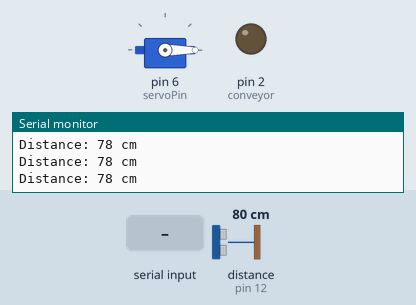
Simulated run of this sketch. Board: Arduino Uno, built with avr-gcc and run on an emulated ATmega328P. On the bench: servo, output pins drawn as LEDs (lit = HIGH), the last lines printed to the serial monitor. Wiring (inferred from the names in the program): ultrasonic range finder: trigger pin 13; echo pin 12. Inputs (shaded band) come from the test bench; at power-on: distance to the obstacle (sensor on pin 12) 80 cm. The echo pulse lasts 58.3 µs per cm; pins used as bus, display or sensor lines are not drawn.

Above: at 1.2 s.
1.3 s: "Red\n" received over Serial
At 1.9 s:
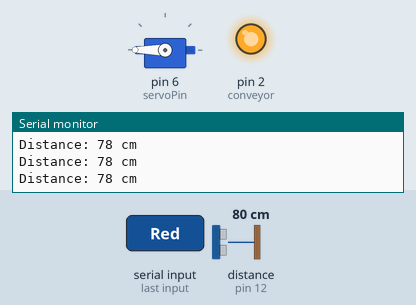
3.5 s: "Yellow\n" received over Serial
At 3.9 s:
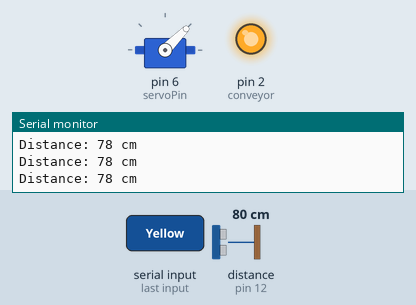
5.5 s: "Green\n" received over Serial
At 5.9 s:
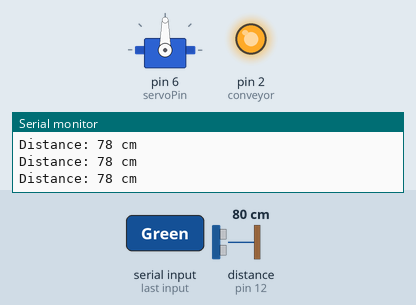
Timing chart, 0 to 8.5 s (numbered marks = the images above; inputs shaded):
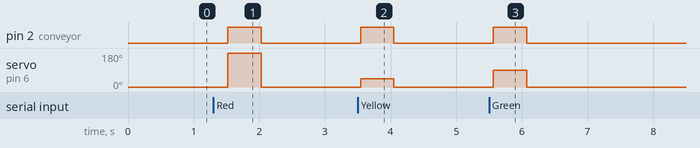

The sketch:

ciracore.ino
```cpp
#include <Servo.h>

// กำหนดพินสำหรับเซ็นเซอร์ Ultrasonic และ Servo
const int trigPin = 13;
const int echoPin = 12;
const int servoPin = 6;
int conveyor = 2;

Servo myServo;  // สร้างอ็อบเจกต์ servo

long duration;
int distance;

// กำหนดค่าระยะทางที่ต้องการเปิดปิดฝาถังขยะ
const int distanceThreshold = 8;  // หน่วยเป็นเซนติเมตร

void setup() {
  Serial.begin(115200);
  myServo.attach(servoPin);

  pinMode(13, OUTPUT);  // กำหนด pin 13 เป็น Output สำหรับควบคุม LED

  //conveyor
  pinMode(conveyor, OUTPUT);

  //ส่งสํญญาณคอนเวย์เยอร์
  digitalWrite(conveyor, 0);

  // ตั้งค่าพินสำหรับ ultrasonic
  pinMode(trigPin, OUTPUT);
  pinMode(echoPin, INPUT);

  // เริ่มต้น Servo และตั้งมุมเริ่มต้นที่ฝาปิด
  myServo.write(0);  // ตั้งให้ฝาปิด
}

void loop() {

  // ส่งสัญญาณเสียงออกจากเซ็นเซอร์
  digitalWrite(trigPin, LOW);
  delayMicroseconds(2);
  digitalWrite(trigPin, HIGH);
  delayMicroseconds(10);
  digitalWrite(trigPin, LOW);

  // รับสัญญาณเสียงกลับและคำนวณระยะทาง
  duration = pulseIn(echoPin, HIGH);
  distance = duration * 0.034 / 2;

  // แสดงระยะทางบน Serial Monitor
  Serial.print("Distance: ");
  Serial.print(distance);
  Serial.println(" cm");
  if (Serial.available() > 0) {
    String command = Serial.readStringUntil('\n');
    if (command == "Red") {
      digitalWrite(13, 1);
      digitalWrite(conveyor, 1);
      myServo.write(180);  // เปิดฝาถังที่มุม 90 องศา
      // myServo.write(0);    // เปิดฝาถ
    } else if (command == "Yellow") {
      digitalWrite(13, 1);
      digitalWrite(conveyor, 1);

      myServo.write(45);  // เปิดฝาถังที่มุม 90 องศา
      // myServo.write(0);    // เปิดฝาถ
    } else if (command == "Green") {
      digitalWrite(13, 1);
    digitalWrite(conveyor, 1);

      myServo.write(90);  // เปิดฝาถังที่มุม 90 องศา
      // myServo.write(0);    // เปิดฝาถ
    }
  }

  // if (distance < distanceThreshold) {
  //   // ถ้าระยะห่างน้อยกว่า ให้หมุนไป 90 องศา
  //   digitalWrite(conveyor, 1);
  //   // digitalWrite(13, 1)


  // }
  else {
    digitalWrite(conveyor, 0);
    digitalWrite(13, 0);
    myServo.write(0);  // เปิดฝาถังที่มุม 90 องศา
  }

  delay(500);  // รอ 0.5 วินาที ก่อนเช็กครั้งต่อไป
}
```

Measured:
- after the input at 1.3 s, pin 2 (conveyor): LOW → HIGH after 0.22 s, → LOW 0.51 s later; servo on pin 6 (servoPin): 0° → 180° after 0.22 s, → 0° 0.51 s later
- after the input at 3.5 s, pin 2 (conveyor): LOW → HIGH at once, → LOW 0.51 s later; servo on pin 6 (servoPin): 0° → 45° at once, → 0° 0.51 s later
- after the input at 5.5 s, pin 2 (conveyor): LOW → HIGH after 0.07 s, → LOW 0.51 s later; servo on pin 6 (servoPin): 0° → 90° after 0.07 s, → 0° 0.51 s later
